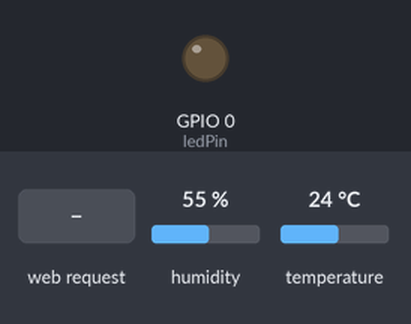
A sketch run on a simulated ESP8266 (NodeMCU). Parts: output pins drawn as LEDs (lit = HIGH). The test bench sets the inputs (shaded band); at power-on: humidity 55 %, temperature 24 °C. WiFi joins after 1.5 s; servers stay silent unless stated; what the sketch prints to the serial monitor is not drawn.

Above: at 3.2 s.
3.3 s: HTTP request GET /on received
At 4.2 s:
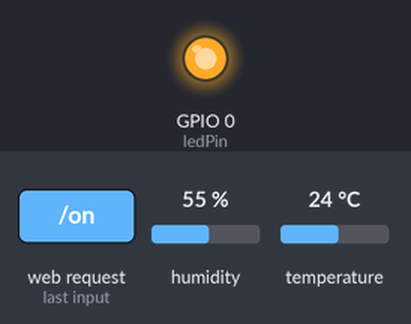
5.3 s: HTTP request GET /off received
At 6.9 s:
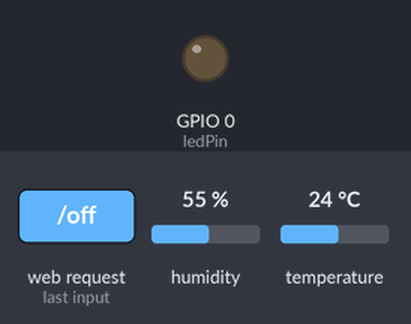
Timing chart, 0 to 8.4 s (numbered marks = the images above; inputs shaded):
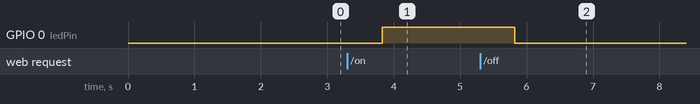

Measured:
- after the input at 3.3 s, GPIO 0 (ledPin): LOW → HIGH after 0.52 s
- after the input at 5.3 s, GPIO 0 (ledPin): HIGH → LOW after 0.52 s

The sketch:

IoTSensorAndLight.ino
```cpp
#include <ESP8266WiFi.h>
#include <ESP8266WebServer.h>
#include <DHT11.h>

#ifndef STASSID
#define STASSID "SSID"
#define STAPSK "PASSWORD"
#endif

const char* ssid = STASSID;
const char* password = STAPSK;
int ledPin = 0; // D3
ESP8266WebServer server(80);
DHT11 dht11(5); // D1

void setup() {
  pinMode(ledPin, OUTPUT);
  Serial.begin(115200);
  // Connect to Wi-Fi
  WiFi.begin(ssid, password);
  while (WiFi.status() != WL_CONNECTED) {
    delay(1000);
    Serial.println("Connecting to WiFi...");
  }

  Serial.println("WiFi connected.");
  Serial.println("IP address: ");
  Serial.println(WiFi.localIP());

  // Handle root URL request
  server.on("/", HTTP_GET, []() {
    int temperature = 0;
    int humidity = 0;
    int result = dht11.readTemperatureHumidity(temperature, humidity);

    server.send(200, "text/html", String("\
    <!doctype html>\
    <html>\
    <head>\
        <title>IoT Device</title>\
        <meta charset=\"utf-8\" />\
        <meta http-equiv=\"Content-type\" content=\"text/html; charset=utf-8\" />\
        <meta name=\"viewport\" content=\"width=device-width, initial-scale=1\" />\
        <style type=\"text/css\">\
        body {\
            background-color: #f0f0f2;\
            margin: 0;\
            padding: 0;\
            font-family: -apple-system, system-ui, BlinkMacSystemFont, \"Segoe UI\", \"Open Sans\", \"Helvetica Neue\", Helvetica, Arial, sans-serif;\
            \
        }\
        div {\
            width: 600px;\
            margin: 5em auto;\
            padding: 2em;\
            background-color: #fdfdff;\
            border-radius: 0.5em;\
            box-shadow: 2px 3px 7px 2px rgba(0,0,0,0.02);\
        }\
        a:link, a:visited {\
            color: #38488f;\
            text-decoration: none;\
        }\
        @media (max-width: 700px) {\
            div {\
                margin: 0 auto;\
                width: auto;\
            }\
        }\
        </style>    \
    </head>\
    \
    <body>\
    <div>\
    <h1>Custom IoT Controller</h1>\
        <h2>LED Switch</h2>\
        <p><a href=\"/on\"><button>ON</button></a>&nbsp;<a href=\"/off\"><button>OFF</button></a></p>\
        <h2>Current Humidity and Temperature</h2>\
        <p>Temperature: "+String(temperature)+"C</p><p>Humidity: "+String(humidity)+"</p>\
    </div>\
    </body>\
    </html>\
    "));
  });

  // Handle LED ON request
  server.on("/on", HTTP_GET, []() {
    int temperature = 0;
    int humidity = 0;
    int result = dht11.readTemperatureHumidity(temperature, humidity);
    digitalWrite(ledPin, HIGH);
    server.send(200, "text/html", "\
    <!doctype html>\
    <html>\
    <head>\
        <title>IoT Device</title>\
        <meta charset=\"utf-8\" />\
        <meta http-equiv=\"Content-type\" content=\"text/html; charset=utf-8\" />\
        <meta name=\"viewport\" content=\"width=device-width, initial-scale=1\" />\
        <style type=\"text/css\">\
        body {\
            background-color: #f0f0f2;\
            margin: 0;\
            padding: 0;\
            font-family: -apple-system, system-ui, BlinkMacSystemFont, \"Segoe UI\", \"Open Sans\", \"Helvetica Neue\", Helvetica, Arial, sans-serif;\
            \
        }\
        div {\
            width: 600px;\
            margin: 5em auto;\
            padding: 2em;\
            background-color: #fdfdff;\
            border-radius: 0.5em;\
            box-shadow: 2px 3px 7px 2px rgba(0,0,0,0.02);\
        }\
        a:link, a:visited {\
            color: #38488f;\
            text-decoration: none;\
        }\
        @media (max-width: 700px) {\
            div {\
                margin: 0 auto;\
                width: auto;\
            }\
        }\
        </style>    \
    </head>\
    \
    <body>\
    <div>\
    <h1>Custom IoT Controller</h1>\
        <h2>LED Switch</h2>\
        <p><a href=\"/on\"><button>ON</button></a>&nbsp;<a href=\"/off\"><button>OFF</button></a></p>\
        <h2>Current Humidity and Temperature</h2>\
        <p>Temperature: "+String(temperature)+"C</p><p>Humidity: "+String(humidity)+"</p>\
    </div>\
    </body>\
    </html>\
    ");
  });

  // Handle LED OFF request
  server.on("/off", HTTP_GET, []() {
    int temperature = 0;
    int humidity = 0;
    int result = dht11.readTemperatureHumidity(temperature, humidity);
    digitalWrite(ledPin, LOW);
    server.send(200, "text/html", "\
    <!doctype html>\
    <html>\
    <head>\
        <title>IoT Device</title>\
        <meta charset=\"utf-8\" />\
        <meta http-equiv=\"Content-type\" content=\"text/html; charset=utf-8\" />\
        <meta name=\"viewport\" content=\"width=device-width, initial-scale=1\" />\
        <style type=\"text/css\">\
        body {\
            background-color: #f0f0f2;\
            margin: 0;\
            padding: 0;\
            font-family: -apple-system, system-ui, BlinkMacSystemFont, \"Segoe UI\", \"Open Sans\", \"Helvetica Neue\", Helvetica, Arial, sans-serif;\
            \
        }\
        div {\
            width: 600px;\
            margin: 5em auto;\
            padding: 2em;\
            background-color: #fdfdff;\
            border-radius: 0.5em;\
            box-shadow: 2px 3px 7px 2px rgba(0,0,0,0.02);\
        }\
        a:link, a:visited {\
            color: #38488f;\
            text-decoration: none;\
        }\
        @media (max-width: 700px) {\
            div {\
                margin: 0 auto;\
                width: auto;\
            }\
        }\
        </style>    \
    </head>\
    \
    <body>\
    <div>\
    <h1>Custom IoT Controller</h1>\
        <h2>LED Switch</h2>\
        <p><a href=\"/on\"><button>ON</button></a>&nbsp;<a href=\"/off\"><button>OFF</button></a></p>\
        <h2>Current Humidity and Temperature</h2>\
        <p>Temperature: "+String(temperature)+"C</p><p>Humidity: "+String(humidity)+"</p>\
    </div>\
    </body>\
    </html>\
    ");
  });


  server.begin();
  Serial.println("HTTP server started.");
}

void loop() {
  server.handleClient();
}
```
